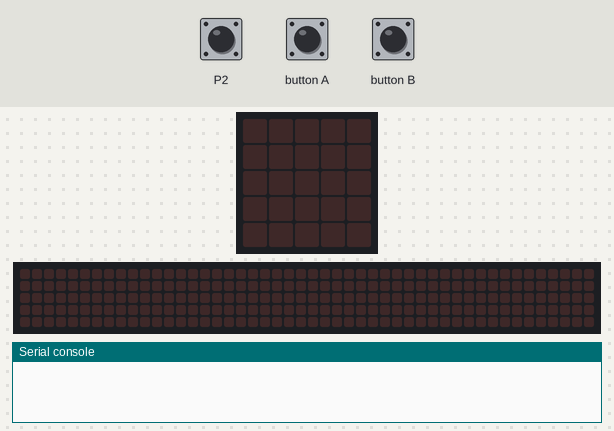
The program below on a simulated BBC micro:bit running MicroPython. Parts: the board's 5×5 LED display, a strip that is not on the board, showing the scrolling text unrolled, the last lines printed to the serial console. Inputs (shaded band) come from the test bench. The 48×5 strip is a reading aid, not a part: it shows the text the display is scrolling, unrolled, one strip-width of it at a time.

Above: at 1.2 s.
1.3 s: button A pressed for 0.15 s
At 2.37 s:
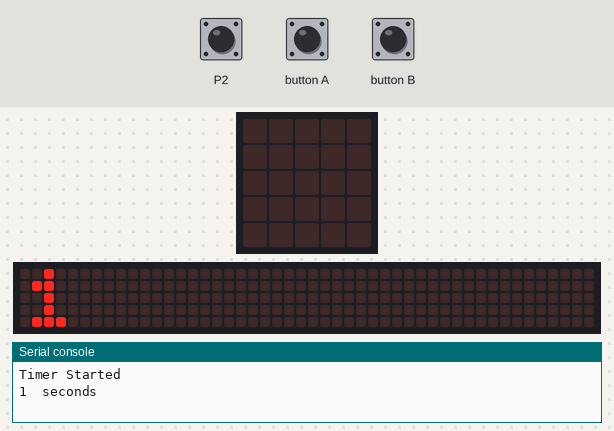
4.3 s: button B pressed for 3.2 s
At 15.3 s:
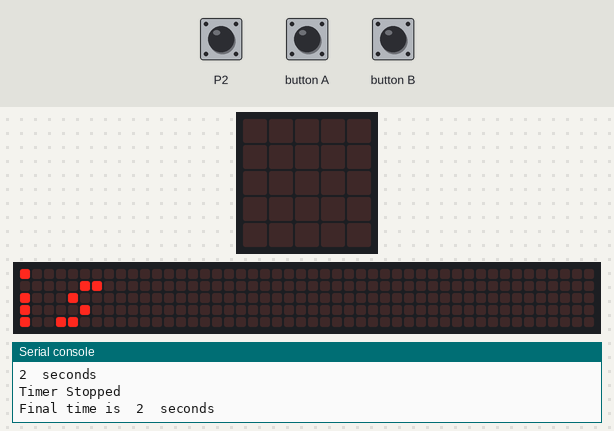
At 17.2 s:
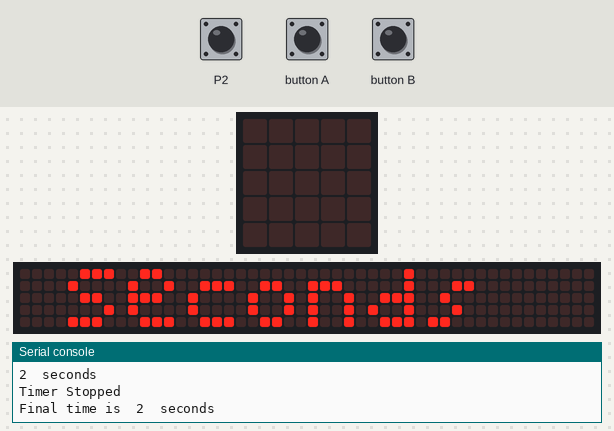

The program:

timer.py
```python
from microbit import *

timer = 0
var = 1

while True:

    if (button_b.is_pressed() and var ==  1):
        print ("I don't do anthing but stop the timer")
        display.scroll("I only work to stop the timer")


    if (accelerometer.was_gesture("shake") and var ==  2):
        var = var - 1
        timer = timer - timer
        print ("Timer Cleared")
        display.scroll("Timer Cleared")


    if (button_a.is_pressed() and var ==  2):
        print ("you need to reset the timer first")
        display.scroll("You need to reset the timer first")


    if pin2.is_touched():
        print ("Timer is at ",timer, " seconds")
        if var == 2 :
            print ("you need to reset you timer to use")
            display.scroll("Shake me to use me again")
        else:
            print ("I'm ready to use again")
            display.scroll("Ready to Rock `N` Roll")
        sleep(1000)

    if button_a.is_pressed():
        while var == 1 :

            print ("Timer Started")
            while var == 1 :
                sleep(1000)
                timer = timer + 1
                print(timer," seconds")
                display.scroll(str(timer))
                if button_b.is_pressed():
                    var = var + 1
                    print("Timer Stopped")

                    print("Final time is ",timer," seconds")
                    display.scroll("Final time is ")
                    display.scroll(str(timer))
                    display.scroll(" Seconds")
                    break
```

Measured:
- after the input at 1.3 s, the display: changes after 1.0 s (image 1)
- after the input at 4.3 s, the display: first differs from a run without the input after 1.7 s (image 2 shows a later state)
- what the display in image 2 shows lasts 0.6 s, from 14.9 s to 15.5 s
